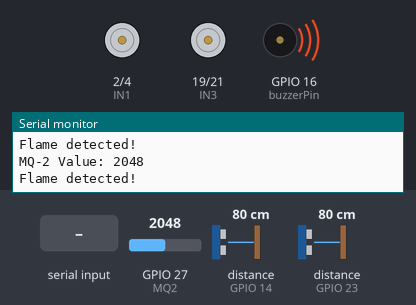
The sketch below on a simulated ESP32. On the bench: motor-driver pin pairs drawn as motors (green arrow = first pin HIGH = forward, orange = second pin HIGH = backward, longer = more drive, scaled by the enable pin), buzzer (waves = sounding, pin HIGH), the last lines printed to the serial monitor. The inputs (shaded band) are chosen by the test bench; at power-on: GPIO 27 (MQ2) = 2048, distance to the obstacle (sensors on GPIO 14, GPIO 23) 80 cm. Nothing arrives over Bluetooth unless stated.

Above: at 2.9 s.
3.0 s: "F" received over the second serial link
At 4.8 s:
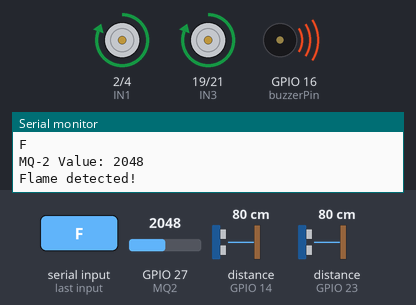
9.2 s: "B" received over the second serial link
At 11.3 s:
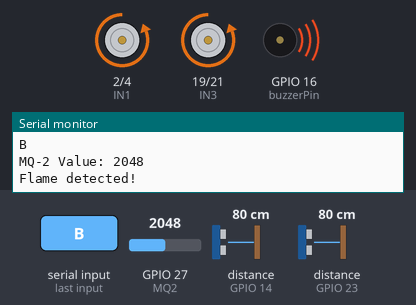
15.4 s: "L" received over the second serial link
At 18.9 s:
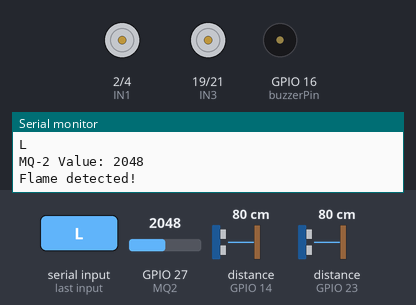
19.0 s: "R" received over the second serial link
At 20.35 s:
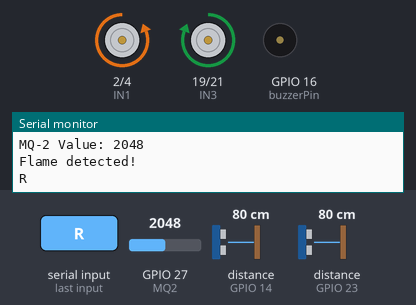
22.5 s: GPIO 27 (MQ2) set to 0
At 23.6 s:
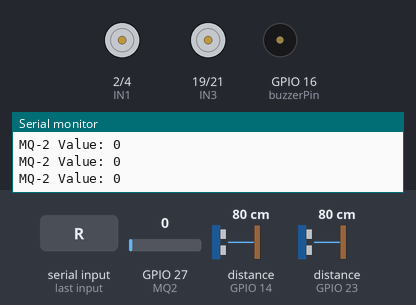
25.3 s: GPIO 27 (MQ2) set to 70
At 25.9 s:
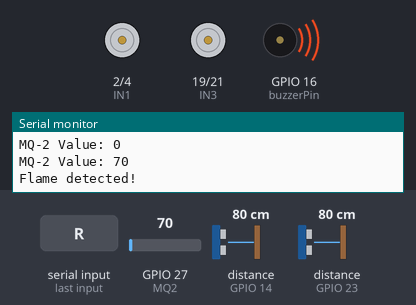
Timing chart, 0 to 32.5 s (numbered marks = the images above; inputs shaded):
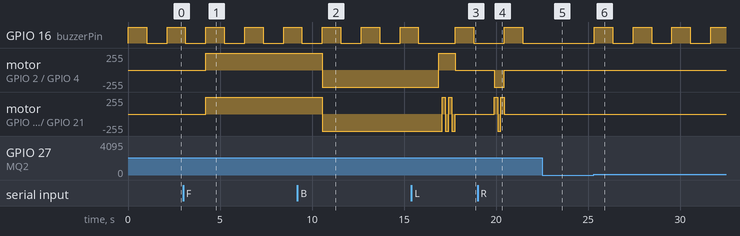

Measured:
- after the input at 3.0 s, motor on GPIO 2 (IN1) / GPIO 4 (IN2), motor on GPIO 19 (IN3) / GPIO 21 (IN4): stopped → forward 255/255 after 1.2 s
- after the input at 9.2 s, motor on GPIO 2 (IN1) / GPIO 4 (IN2), motor on GPIO 19 (IN3) / GPIO 21 (IN4): forward 255/255 → backward 255/255 after 1.4 s
- after the input at 15.4 s, motor on GPIO 2 (IN1) / GPIO 4 (IN2): backward 255/255 → forward 255/255 after 1.5 s, → stopped 0.90 s later; motor on GPIO 19 (IN3) / GPIO 21 (IN4): backward 255/255 → forward 255/255 after 1.7 s, → backward 255/255 0.15 s later, → forward 255/255 0.20 s later, → backward 255/255 0.15 s later, … (5 changes in this stretch)
- after the input at 19.0 s, motor on GPIO 2 (IN1) / GPIO 4 (IN2): stopped → backward 255/255 after 0.90 s, → stopped 0.55 s later; motor on GPIO 19 (IN3) / GPIO 21 (IN4): stopped → forward 255/255 after 0.90 s, → backward 255/255 0.20 s later, → forward 255/255 0.15 s later, → stopped 0.20 s later
- after the input at 22.5 s, GPIO 16 (buzzerPin): stays LOW (without the input it goes to HIGH after 0.07 s)
- after the input at 25.3 s, GPIO 16 (buzzerPin): alternates HIGH for 1.0 s and LOW for 1.1 s, starting at once
- by itself, GPIO 16 (buzzerPin): alternates HIGH for 1.0 s and LOW for 1.1 s

The sketch:

Flama.ino
```cpp
#include <BluetoothSerial.h>
#include <Ultrasonic.h>

#define ENA 5
#define ENB 18
#define IN1 2
#define IN2 4
#define IN3 19
#define IN4 21
#define MQ2 27
#define buzzerPin 16

BluetoothSerial BTSerial;
Ultrasonic ultrasonicFront(22, 23);
Ultrasonic ultrasonicBack(12, 14);

bool isMovingForward = false;
bool isMovingBackward = false;
int mq2Value = 0;

bool autoMode = false;

enum AutoState {
  IDLE,
  MOVE_FORWARD,
  TURN_RIGHT_AND_MOVE,
};

AutoState autoState = IDLE;
unsigned long lastActionTime = 0;

void setup() {
  Serial.begin(115200);
  pinMode(ENA, OUTPUT);
  pinMode(ENB, OUTPUT);
  pinMode(IN1, OUTPUT);
  pinMode(IN2, OUTPUT);
  pinMode(IN3, OUTPUT);
  pinMode(IN4, OUTPUT);
  pinMode(buzzerPin, OUTPUT);
  pinMode(MQ2, INPUT);

  digitalWrite(ENA, HIGH);
  digitalWrite(ENB, HIGH);

  BTSerial.begin("ESP32_Flama");
}

void loop() {
  if (BTSerial.available()) {
    char command = BTSerial.read();
    Serial.println(command);
    autoMode = false;

    switch (command) {
      case 'F':
        moveForward();
        break;
      case 'B':
        moveBackward();
        break;
      case 'L':
        turnLeft();
        delay(200);
        moveForward();
        delay(150);
        turnLeft();
        delay(200);
        moveForward();
        delay(150);
        turnLeft();
        delay(200);
        stopMotors();
        break;
      case 'R':
        turnRight();
        delay(200);
        moveBackward();
        delay(150);
        turnRight();
        delay(200);
        stopMotors();
        break;
      case 'S':
        stopMotors();
        break;
      case 'A':
        autoMode = true;
        autoState = MOVE_FORWARD;
        break;
    }
  }

  long distanceFront = ultrasonicFront.read();
  long distanceBack = ultrasonicBack.read();

  mq2Value = analogRead(MQ2);
  Serial.print("MQ-2 Value: ");
  Serial.println(mq2Value);

  if (mq2Value > 0) {
    // BTSerial.println("G");
    Serial.println("Flame detected!");
    digitalWrite(buzzerPin, HIGH);
    delay(1000);
    digitalWrite(buzzerPin, LOW);
    delay(1000);
  }

  if (!autoMode) {
    if (isMovingForward && distanceFront > 0 && distanceFront < 30) stopMotors();
    if (isMovingBackward && distanceBack > 0 && distanceBack < 30) stopMotors();
  }

  if (autoMode) {
    handleAutoMode(distanceFront);
  }

  delay(100);
}

void moveForward() {
  isMovingForward = true;
  isMovingBackward = false;
  digitalWrite(IN1, HIGH);
  digitalWrite(IN2, LOW);
  digitalWrite(IN3, HIGH);
  digitalWrite(IN4, LOW);
}

void moveBackward() {
  isMovingBackward = true;
  isMovingForward = false;
  digitalWrite(IN1, LOW);
  digitalWrite(IN2, HIGH);
  digitalWrite(IN3, LOW);
  digitalWrite(IN4, HIGH);
}

void turnLeft() {
  isMovingForward = false;
  isMovingBackward = false;
  digitalWrite(IN1, HIGH);
  digitalWrite(IN2, LOW);
  digitalWrite(IN3, LOW);
  digitalWrite(IN4, HIGH);
}

void turnRight() {
  isMovingForward = false;
  isMovingBackward = false;
  digitalWrite(IN1, LOW);
  digitalWrite(IN2, HIGH);
  digitalWrite(IN3, HIGH);
  digitalWrite(IN4, LOW);
}

void stopMotors() {
  isMovingForward = false;
  isMovingBackward = false;
  digitalWrite(IN1, LOW);
  digitalWrite(IN2, LOW);
  digitalWrite(IN3, LOW);
  digitalWrite(IN4, LOW);
}
void handleAutoMode(long distanceFront) {
  static unsigned long turnStartTime = 0;
  static bool isTurning = false;
  unsigned long now = millis();

  switch (autoState) {
    case MOVE_FORWARD:
      if (distanceFront > 35 || distanceFront == 0) {
        moveForward();
      } else {
        stopMotors();
        isTurning = true;
        turnStartTime = now;
        autoState = TURN_RIGHT_AND_MOVE;
      }
      break;

    case TURN_RIGHT_AND_MOVE:
      if (isTurning) {
        if (now - turnStartTime < 800) {
          turnRight();
          delay(200);
          moveBackward();
          delay(150);
          turnRight();
          delay(200);
          moveBackward();
          delay(150);
          turnRight();
          delay(200);
          moveBackward();
          delay(150);
          turnRight();
          delay(200);
          moveBackward();
          delay(150);
          turnRight();
          delay(200);
          moveBackward();
          delay(150);
          turnRight();
          delay(200);
          moveBackward();
          delay(150);
          turnRight();
          delay(200);
          stopMotors();
        } else {
          stopMotors();
          isTurning = false;
          turnStartTime = now;
        }
      } else {
        if (now - turnStartTime >= 800) {
          autoState = MOVE_FORWARD;
        }
      }
      break;

    case IDLE:
    default:
      stopMotors();
      break;
  }
}
```
